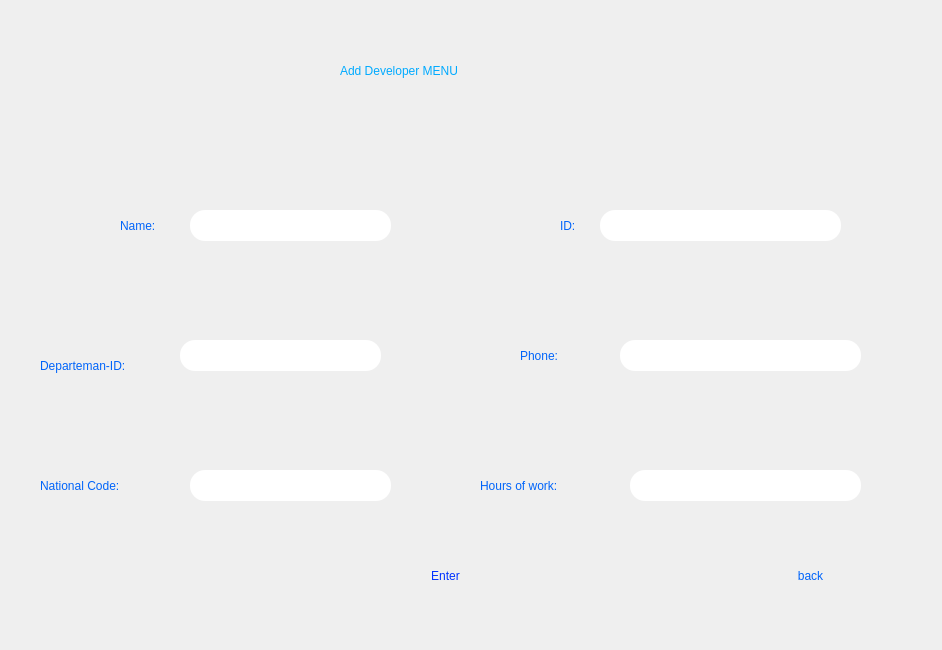
<?xml version="1.0" encoding="UTF-8"?>
<ui version="4.0">
 <class>AddDeveloper</class>
 <widget class="QDialog" name="AddDeveloper">
  <property name="geometry">
   <rect>
    <x>0</x>
    <y>0</y>
    <width>942</width>
    <height>650</height>
   </rect>
  </property>
  <property name="windowTitle">
   <string>Dialog</string>
  </property>
  <property name="styleSheet">
   <string notr="true">background-image: url(:/Screenshot 2024-07-05 130354.png);
border-radius:15%;
color: rgb(0, 100, 250);
font: 10pt &quot;MV Boli&quot;;</string>
  </property>
  <widget class="QLabel" name="label">
   <property name="geometry">
    <rect>
     <x>120</x>
     <y>210</y>
     <width>69</width>
     <height>31</height>
    </rect>
   </property>
   <property name="text">
    <string>Name:</string>
   </property>
  </widget>
  <widget class="QLabel" name="label_2">
   <property name="geometry">
    <rect>
     <x>40</x>
     <y>350</y>
     <width>151</width>
     <height>31</height>
    </rect>
   </property>
   <property name="text">
    <string>Departeman-ID:</string>
   </property>
  </widget>
  <widget class="QLabel" name="label_3">
   <property name="geometry">
    <rect>
     <x>40</x>
     <y>470</y>
     <width>141</width>
     <height>31</height>
    </rect>
   </property>
   <property name="text">
    <string>National Code:</string>
   </property>
  </widget>
  <widget class="QLabel" name="label_4">
   <property name="geometry">
    <rect>
     <x>560</x>
     <y>210</y>
     <width>31</width>
     <height>31</height>
    </rect>
   </property>
   <property name="text">
    <string>ID:</string>
   </property>
  </widget>
  <widget class="QLabel" name="label_5">
   <property name="geometry">
    <rect>
     <x>520</x>
     <y>340</y>
     <width>71</width>
     <height>31</height>
    </rect>
   </property>
   <property name="text">
    <string>Phone:</string>
   </property>
  </widget>
  <widget class="QLabel" name="label_6">
   <property name="geometry">
    <rect>
     <x>480</x>
     <y>470</y>
     <width>151</width>
     <height>31</height>
    </rect>
   </property>
   <property name="text">
    <string>Hours of work:</string>
   </property>
  </widget>
  <widget class="QLineEdit" name="AddDevelopername">
   <property name="geometry">
    <rect>
     <x>190</x>
     <y>210</y>
     <width>201</width>
     <height>31</height>
    </rect>
   </property>
  </widget>
  <widget class="QLabel" name="label_8">
   <property name="geometry">
    <rect>
     <x>340</x>
     <y>30</y>
     <width>251</width>
     <height>81</height>
    </rect>
   </property>
   <property name="styleSheet">
    <string notr="true">color: rgb(0, 170, 255);
font: 75 18pt &quot;Agency FB&quot;;</string>
   </property>
   <property name="text">
    <string>Add Developer MENU</string>
   </property>
  </widget>
  <widget class="QLineEdit" name="AddDeveloperDid">
   <property name="geometry">
    <rect>
     <x>180</x>
     <y>340</y>
     <width>201</width>
     <height>31</height>
    </rect>
   </property>
  </widget>
  <widget class="QLineEdit" name="AddDeveloperNC">
   <property name="geometry">
    <rect>
     <x>190</x>
     <y>470</y>
     <width>201</width>
     <height>31</height>
    </rect>
   </property>
  </widget>
  <widget class="QLineEdit" name="AddDeveloperID">
   <property name="geometry">
    <rect>
     <x>600</x>
     <y>210</y>
     <width>241</width>
     <height>31</height>
    </rect>
   </property>
  </widget>
  <widget class="QLineEdit" name="AddDeveloperPhone">
   <property name="geometry">
    <rect>
     <x>620</x>
     <y>340</y>
     <width>241</width>
     <height>31</height>
    </rect>
   </property>
  </widget>
  <widget class="QLineEdit" name="AddDeveloperHW">
   <property name="geometry">
    <rect>
     <x>630</x>
     <y>470</y>
     <width>231</width>
     <height>31</height>
    </rect>
   </property>
  </widget>
  <widget class="QPushButton" name="AddDeveloperButton">
   <property name="geometry">
    <rect>
     <x>250</x>
     <y>550</y>
     <width>391</width>
     <height>51</height>
    </rect>
   </property>
   <property name="styleSheet">
    <string notr="true">
color: rgb(0, 50, 255);
font: 14pt &quot;MV Boli&quot;;</string>
   </property>
   <property name="text">
    <string>Enter</string>
   </property>
  </widget>
  <widget class="QPushButton" name="pushButton">
   <property name="geometry">
    <rect>
     <x>740</x>
     <y>550</y>
     <width>141</width>
     <height>51</height>
    </rect>
   </property>
   <property name="text">
    <string>back</string>
   </property>
  </widget>
 </widget>
 <resources/>
 <connections/>
</ui>
